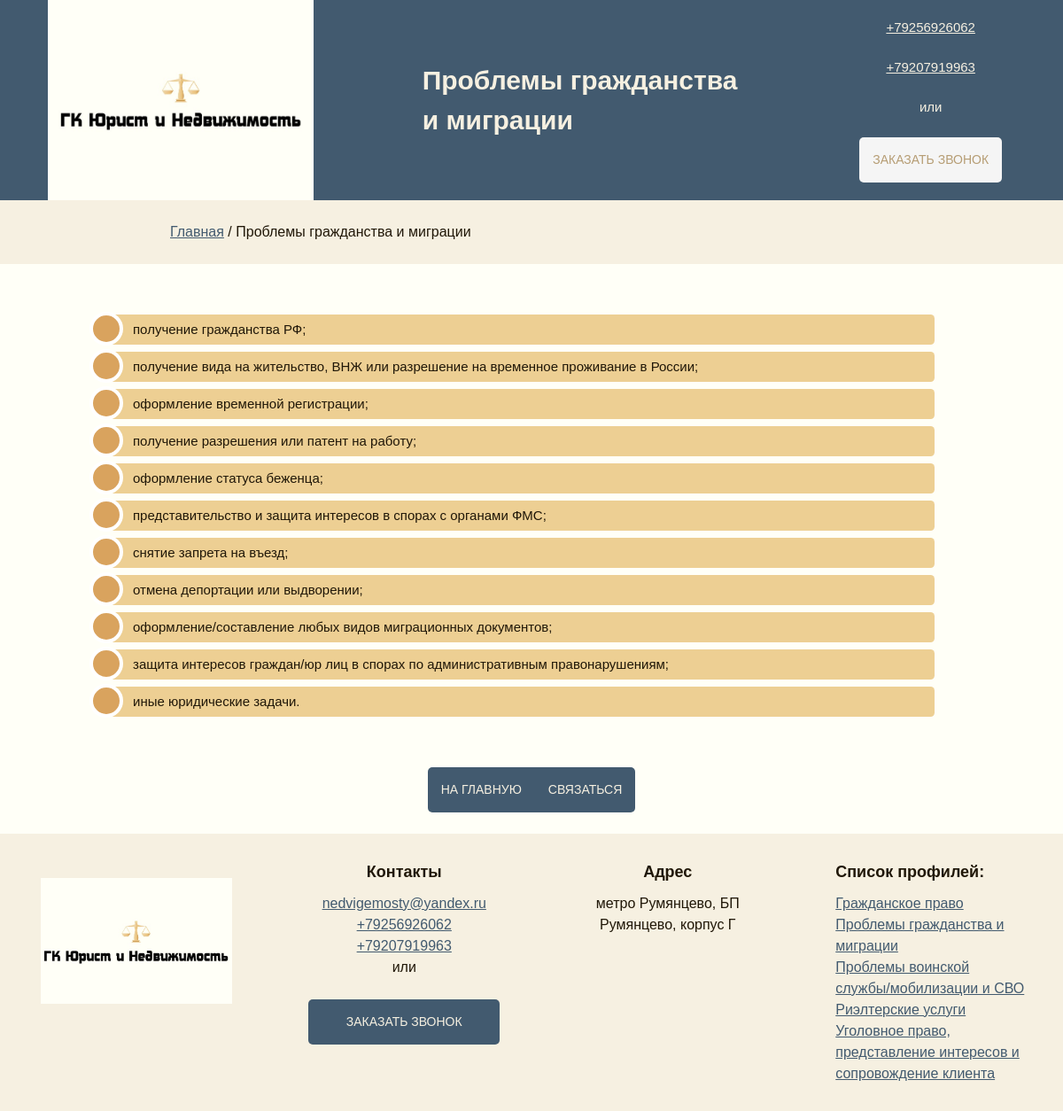
Screenshot of /citizenship.php with the database file from the repository.
### tables this page shows
CREATE TABLE `content` (
  `id` int NOT NULL,
  `header_id` int DEFAULT NULL,
  `content` text
);

### citizenship.php (the view, shortened to what this page needs)
<!DOCTYPE html>
<html>
	<head>
		<link rel="stylesheet" href="css/style.css">
 	</head>
	<body>
		<?php $title = "Проблемы гражданства <br> и миграции";
		include "header.php";
		?>
		<div class="breadcrumbs_inner color3">
			<a class="dark" href="index.php">Главная</a> / Проблемы гражданства и миграции
		</div>
		<div class="main_inner">
			<ol class="list">
				<?php
					include "php/bd.php";
					$id = 2;
					$query = "SELECT * FROM content WHERE header_id = $id";
					$rez = mysqli_query($db, $query);
					while ($mas = mysqli_fetch_array($rez))
					{
						echo "<li>{$mas['content']}</li>";
					}
				?>
			</ol>
			<br>
			<div class="center button_container flex_container">
				<div><button class="left_corners" onclick="location.href='index.php'">На главную</button></div>
				<div><button class="right_corners" onclick="location.href='contacts.html'">Связаться</button></div>
			</div>
		</div>
	</body>
</html>

### css/style.css (style rules this page uses)
* { margin: 0; padding: 0; -webkit-box-sizing: border-box; -moz-box-sizing: border-box; box-sizing: border-box; font-family: Trebuchet MS, sans-serif; line-height: 150%; }
html, body, table { height: 100%; width: 100%; }
html { background: #FFFFF7; color: #201708; }
.color3 { background: #F6F0E1; }
a:link, a:visited { color: #F6F0E1; }
a.dark:link, a.dark:visited { color: #425A6F; }
.center { text-align: center; }
.left { text-align: left; }
.bigger_text { font-size: 18px; font-weight: bold; }
.breadcrumbs_inner { padding: 2% 16% 2% 16%; }
.flex_container { display: flex; flex-wrap: wrap; }
.padding15 { padding: 15px; }
.all_corners { border-radius: 5px; }
.left_corners { border-top-left-radius: 5px; border-bottom-left-radius: 5px; }
.right_corners { border-top-right-radius: 5px; border-bottom-right-radius: 5px; }
button { text-transform: uppercase; outline: 0; padding: 15px; width: 100%; border: 0; font-size: 14px; cursor: pointer; background: #425A6F; color: #F6F0E1; }
.button_container { width: 100%; justify-content: center; }
img { height: 100%; width: 100%; object-fit: cover; }
.logo { width: 95%; margin: 20px 5px 20px 5px; }
.main_inner { padding: 2% 10% 2% 10%; min-height: 75%; width: 100%; }
.footer { width: 100%; justify-content: space-around; align-items: top; }
.footer_inner { display: grid; grid-template-rows: max-content; width: 23%; padding: 30px; }
.footer_inner_title { padding: 0 0 10px 0; }
.list { padding: 25px 25px 25px 0; }
ol { list-style-type: none; font-size: 15px; }
li { position: relative; display: block; padding: .4em .4em .4em 2em; margin: .5em 0; text-decoration: none; border-radius: .3em; transition: .3s ease-out; background: #edcf93; }
li:before { content: " "; position: absolute; left: -1.3em; top: 50%; margin-top: -1.3em; height: 2em; width: 2em; line-height: 2em; border: .3em solid white; border-radius: 2em; background: #d9a35e; }

### rows the page displays
content: content "получение гражданства РФ;"
content: content "получение вида на жительство, ВНЖ или разрешение на временное проживание в России;"
content: content "оформление временной регистрации;"
content: content "получение разрешения или патент на работу;"
content: content "оформление статуса беженца;"
content: content "представительство и защита интересов в спорах с органами ФМС;"
content: content "снятие запрета на въезд;"
content: content "отмена депортации или выдворении;"
content: content "оформление/составление любых видов миграционных документов;"
content: content "защита интересов граждан/юр лиц в спорах по административным правонарушениям;"
content: content "иные юридические задачи."
